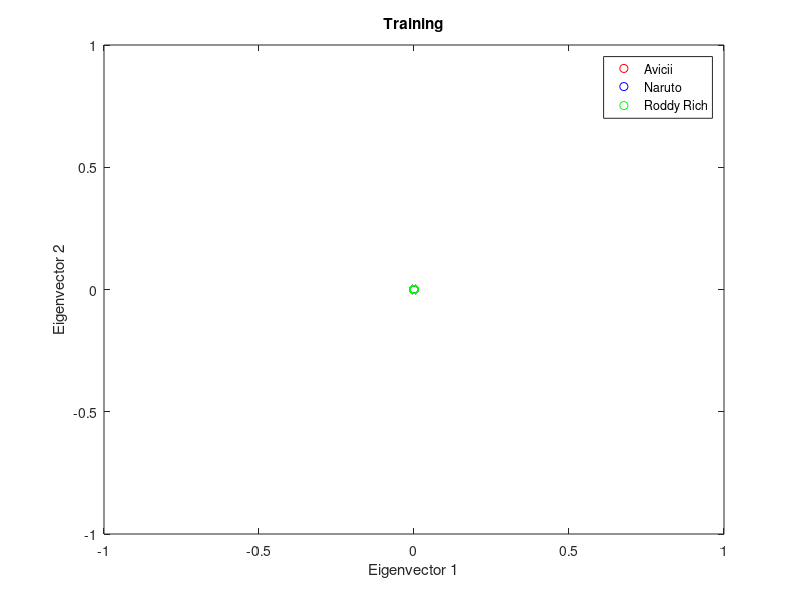

Source code (MATLAB): (Note: this script raises an error after producing the figure.)
clear; close all; clc;

files = dir('music/Test 1/');
minsize = 193138; % Initial runs to find this number
full_data = zeros(300, 32769*8);
counter = 0;
split_data = randperm(100);
split_data2 = randperm(100);
split_data3 = randperm(100);
for file = files(3:end)'
    [y, Fs] = audioread(strcat('music/Test 1/', file.name));
    disp(file.name)
    y = mean(y, 2);
    for ii=1:20
        yy = y(Fs*(ii*5):Fs*(ii*5 + 5));
        full_data(counter*20 + ii,:) = reshape(abs(spectrogram(yy)), [1 32769*8])';
    end
    counter = counter + 1;
end
full_data = full_data';
X = full_data(:, [split_data (100 + split_data2) (200 + split_data3)]);
X2 = [X(:, 51:100) X(:, 151:200) X(:, 251:300)];
X = [X(:, 1:50) X(:, 101:150) X(:, 201:250)];
%% Test 1 Band Classification
% Naruto, Polo G, Avicii
% playblocking(audioplayer(yy,Fs))
an = 50; nn = 50; rn = 50;
[U,S,V] = svd(X,'econ');
%%
songs = S*V';
feature=30;
avicii = songs(1:feature,1:an);
naruto = songs(1:feature,an+1:an+nn);
roddyrich = songs(1:feature,an+nn+1:an+nn+rn);

mu = mean(songs(1:feature,:));
ma = mean(avicii,2);
mn = mean(naruto,2);
mr = mean(roddyrich,2);

%% 
Sw=0;  % within class variances
for i=1:an
    Sw = Sw + (avicii(:,i)-ma)*(avicii(:,i)-ma)';
end
for i=1:nn
    Sw = Sw + (naruto(:,i)-mn)*(naruto(:,i)-mn)';
end
for i = 1:rn
    Sw = Sw + (roddyrich(:,i)-mr)*(roddyrich(:,i)-mr)';
end
Sb = (ma-mu)*(ma-mu)' + (mn-mu)*(mn-mu)' + (mr-mu)*(mr-mu)';
[V2,D] = eig(Sb,Sw);
[~,ind] = max(abs(diag(D)));
w=V2(:,ind); w=w/norm(w,2);

%%
D33 = D;
D33(:,ind) = [];
D33(ind, :) = [];
[~, indx] = max(abs(diag(D33)));
w1 = V2(:, indx + 1); w1 = w1/norm(w1,2);
%%
vavicii = w'*avicii; vnaruto = w'*naruto; vroddyrich = w'*roddyrich;
vavicii1 = w1'*avicii; vnaruto1 = w1'*naruto; vroddyrich1 = w1'*roddyrich;
w_basis = [w w1];
figure(1)
plot(vavicii, vavicii1, 'ro'); hold on;
plot(vnaruto, vnaruto1, 'bo');
plot(vroddyrich, vroddyrich1, 'go'); hold off;
title('Training')
legend("Avicii", 'Naruto', 'Roddy Rich','Location', 'best')
xlabel("Eigenvector 1")
ylabel("Eigenvector 2")
%%
results = [vavicii vnaruto vroddyrich];
res2 = [vavicii1 vnaruto1 vroddyrich1];
tabl = [results' res2'];
trueRes = [repelem("Avicii", 50) repelem("Naruto", 50) repelem("Roddy Rich", 50)]';
%%
Mdl = fitcknn(tabl,trueRes,'NumNeighbors',45,'Standardize',1);
label = predict(Mdl, tabl);
labelz = repelem("",150);
for hh = 1:150
   labelz(hh) = label{hh};
end
c = sum(trueRes==labelz')/150;

%% TEST SET
an2 = 50; nn2 = 50; rn2 = 50; 
[U2,S2,V11] = svd(X2,'econ');
songs2 = S2*V11';
%%
feature=35;
avicii2 = songs2(1:feature,1:an2);
naruto2 = songs2(1:feature,an2+1:an2+nn2);
roddyrich2 = songs2(1:feature,an2+nn2+1:an2+nn2+rn2);

mu2 = mean(songs2(1:feature,:));
ma2 = mean(avicii2,2);
mn2 = mean(naruto2,2);
mr2 = mean(roddyrich2,2);

%% 
Sw2=0;  % within class variances
for i=1:an2
    Sw2 = Sw2 + (avicii2(:,i)-ma2)*(avicii2(:,i)-ma2)';
end
for i=1:nn2
    Sw2 = Sw2 + (naruto2(:,i)-mn2)*(naruto2(:,i)-mn2)';
end
for i = 1:rn2
    Sw2 = Sw2 + (roddyrich2(:,i)-mr2)*(roddyrich2(:,i)-mr2)';
end
Sb2 = (ma2-mu2)*(ma2-mu2)' + (mn2-mu2)*(mn2-mu2)' + (mr2-mu2)*(mr2-mu2)';
[V22,D2] = eig(Sb2,Sw2);
[lambda,ind2] = max(abs(diag(D2)));
w2=V22(:,ind2); w2=w2/norm(w2,2);
%%
D332 = D2;
D332(:,ind2) = [];
D332(ind2, :) = [];
[~, indx2] = max(abs(diag(D332)));
w12 = V22(:, indx2 + 1); w12 = w12/norm(w12,2);
%%
vavicii2 = w2'*avicii2; vnaruto2 = w2'*naruto2; vroddyrich2 = w2'*roddyrich2;
vavicii12 = w12'*avicii2; vnaruto12 = w12'*naruto2; vroddyrich12 = w12'*roddyrich2;
results2 = [vavicii2 vnaruto2 vroddyrich2];
res22 = [vavicii12 vnaruto12 vroddyrich12];
tabl2 = [results2' res22'];
trueRes2 = [repelem("Avicii", 50) repelem("Naruto", 50) repelem("Roddy Rich", 50)]';
%%
label2 = predict(Mdl, tabl2);
labelz2 = repelem("",150);
for hh = 1:150
   labelz2(hh) = label2{hh};
end
c2 = sum(trueRes2==labelz2')/150;
%%
figure(2)
plot(vavicii2, vavicii12, 'ro'); hold on;
plot(vnaruto2, vnaruto12, 'bo');
plot(vroddyrich2, vroddyrich12, 'go'); hold off;
title('Testing')
legend("Avicii", 'Naruto', 'Roddy Rich','Location', 'best')
xlabel("Eigenvector 1")
ylabel("Eigenvector 2")